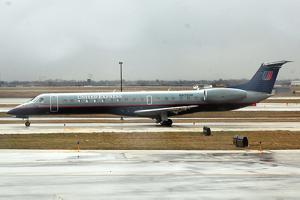
#> input picture NCNet_codes/2010_004184.jpg, 300 x 200 px, given in place of 000002.jpg, which was not available
$ jupyter execute --allow-errors test_images.ipynb   (shell and % lines are left out)   (text cells are left out)
#> lines starting #> are read from the running program, lines starting #| are printed output that depends on the picture; pictures that were not available may be replaced by others from this repository, and a replacement may not be noted
[cell 1]
from google.colab import files
files.upload()
#> the answer given: 2010_004184.jpg

[cell 2]
import math
import numpy as np
import matplotlib.pyplot as plt

from skimage import data
from skimage import transform
from skimage import img_as_float

[cell 3]
####rotation

import cv2  # importing cv
import imutils
from google.colab.patches import cv2_imshow


# read an image as input using OpenCV
image = cv2.imread('000002.jpg')
#> image is the input picture: shape (200, 300, 3); mean B, G, R 171.8, 179.8, 179.3

Rotated_image = imutils.rotate(image, angle=45)
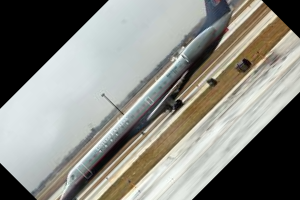
#> Rotated_image: shape (200, 300, 3); mean B, G, R 129.4, 136.1, 136.1

# display the image using OpenCV of
# angle 45
cv2_imshow( Rotated_image)

# This is used for To Keep On Displaying
# The Image Untill Any Key is Pressed
cv2.waitKey(0)

[cell 4]
import cv2
import matplotlib.pyplot as plt
import numpy as np

# Load the image
#image1 = cv2.imread('first_frame.png')

[cell 5]
####awgn noise

n=np.random.normal(0,70,(240,320,3))

#> (the rest of this cell did not finish here and is left out)

[cell 6]
#### Function for zoom-in and zoom-out
from scipy.ndimage import zoom
img=image
def clipped_zoom(img, zoom_factor):

#> called with zoom_factor = 2
    h, w = img.shape[:2]
#> h = 200; w = 300

    # For multichannel images we don't want to apply the zoom factor to the RGB
    # dimension, so instead we create a tuple of zoom factors, one per array
    # dimension, with 1's for any trailing dimensions after the width and height.
    zoom_tuple = (zoom_factor,) * 2 + (1,) * (img.ndim - 2)
#> zoom_tuple = (2, 2, 1)

    # Zooming out
    if zoom_factor < 1:

        # Bounding box of the zoomed-out image within the output array
        zh = int(np.round(h * zoom_factor))
        zw = int(np.round(w * zoom_factor))
        top = (h - zh) // 2
        left = (w - zw) // 2

        # Zero-padding
        out = np.zeros_like(img)
        out[top:top+zh, left:left+zw] = zoom(img, zoom_tuple)

    # Zooming in
    elif zoom_factor > 1:

        # Bounding box of the zoomed-in region within the input array
        zh = int(np.round(h / zoom_factor))
#> zh = 100
        zw = int(np.round(w / zoom_factor))
#> zw = 150
        top = (h - zh) // 2
#> top = 50
        left = (w - zw) // 2
#> left = 75

        out = zoom(img[top:top+zh, left:left+zw], zoom_tuple)
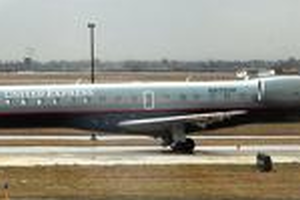
#> out: shape (200, 300, 3); mean B, G, R 132.8, 144.8, 147.9

        # `out` might still be slightly larger than `img` due to rounding, so
        # trim off any extra pixels at the edges
        trim_top = ((out.shape[0] - h) // 2)
#> trim_top = 0
        trim_left = ((out.shape[1] - w) // 2)
#> trim_left = 0
        out = out[trim_top:trim_top+h, trim_left:trim_left+w]

    # If zoom_factor == 1, just return the input array
    else:
        out = img
    return out


zoomed_img=clipped_zoom(img,2)
cv2_imshow(zoomed_img)

# This is used for To Keep On Displaying
# The Image Untill Any Key is Pressed
cv2.waitKey(0)

[cell 7]
####affine transformation

tform = transform.AffineTransform(
        shear=np.pi/6,
        )
print(tform.params)
tf_img = transform.warp(img, tform.inverse)
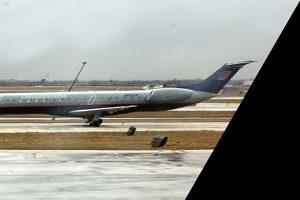
#> tf_img: shape (200, 300, 3) float64; mean B, G, R 0.543, 0.567, 0.564
fig, ax = plt.subplots()
ax.imshow(tf_img)
_ = ax.set_title('Affine transformation')

[cell 8]
print(image.shape)
#| (200, 300, 3)

[cell 9]
# Store height and width of the image
height, width,l = image.shape
#> height = 200; width = 300; l = 3

quarter_height, quarter_width = height / 4, width / 4
#> quarter_height = 50

T = np.float32([[1, 0, quarter_width], [0, 1, quarter_height]])

# We use warpAffine to transform
# the image using the matrix, T
img_translation = cv2.warpAffine(image, T, (width, height))
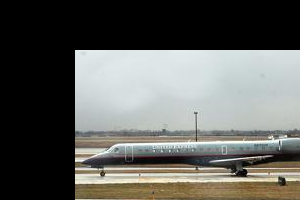
#> img_translation: shape (200, 300, 3); mean B, G, R 92.5, 96.6, 96

cv2_imshow(img_translation)
cv2.waitKey()
